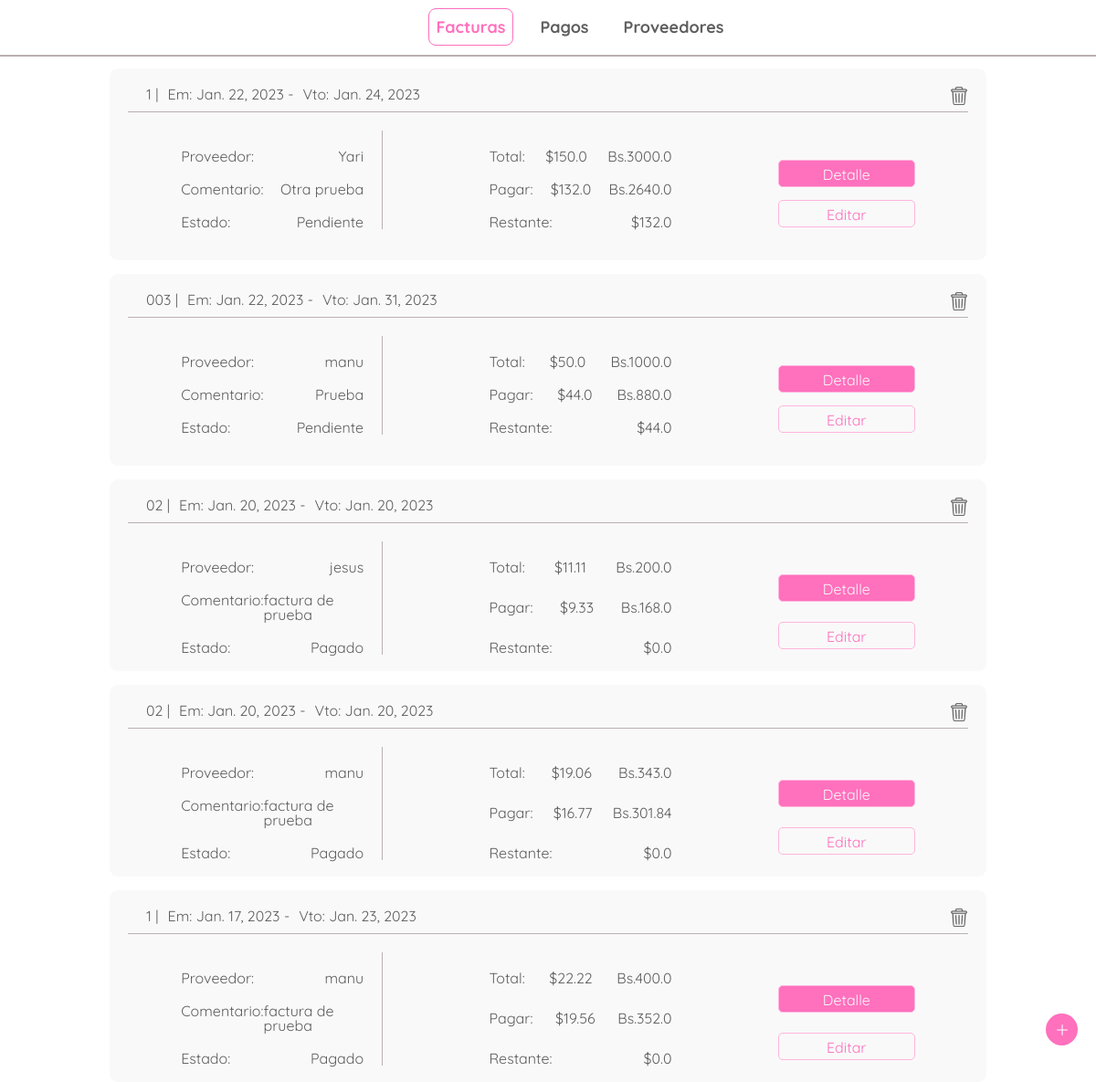
The page / on the database its author committed.
### bills/models.py (models this page shows)
class Bill(models.Model):
    id = HashidAutoField(primary_key=True)
    bill_number = models.CharField(max_length=20,null=False)
    emission_date = models.DateField(default= django.utils.timezone.now)
    due_date = models.DateField(default= django.utils.timezone.now)
    provider = models.ForeignKey(Provider, on_delete=models.CASCADE, null=False)
    total_amount_bs = models.FloatField(default=0)
    sub_total_bs = models.FloatField(default=0)
    tax_bs = models.FloatField(default=0)
    retained_tax_bs = models.FloatField(default=0)
    amount_to_pay_bs = models.FloatField(default=0)
    exchange_rate = models.FloatField(default=0)
    total_amount_dollar = models.FloatField(default=0)
    amount_to_pay_dollar = models.FloatField(default=0)
    paid = models.BooleanField(default='False')
    note = models.CharField(max_length=200, default='')
    rest_to_pay_dollar = models.FloatField(default=0)

### providers/models.py (models this page shows)
class Provider(models.Model):
    id = HashidAutoField(primary_key=True)
    rif = models.CharField(max_length=15)
    name = models.CharField(max_length=70)
    nickname = models.CharField(max_length= 70)
    TAXES = [
        ('0','0% tax retained'),
        ('75','75% tax retained'),
        ('100','100% tax retained'),
    ]
    taxtype = models.CharField(max_length=3, choices=TAXES)
    dollar_debt = models.FloatField(default=0)

### bills/views.py (the view)
# urls.py: path('', views.index, name='index'),
def index(request):
    bills_list = Bill.objects.all().order_by('paid','due_date')
    request = reset_messages(request)
    return render(request, 'bills/index.html',{
        'bills_list': bills_list,
    })

### bills/views.py (called while the page is built)
def reset_messages(request):
    try :
        aux = request.session['message_shown']
    except KeyError:
        request.session['message_shown'] = False
        request.session['message'] = ''
    else:
        if not request.session['message_shown'] :
            request.session['message_shown'] = True
        else:
            request.session['message'] = ''
        return request

### bills/templates/bills/index.html (shortened to what this page needs)
{% extends 'bills/header.html' %}
{% block content %}
{% load static %}
<body>
<div class="bills">
    <div class="bills-container">
        {% for bill in bills_list %}
        <div class="bill-content">
            <div class="bill-head">
                <div class="bill-head-left">
                    <p>{{bill.bill_number}}   |</p>
                    <p>Em: {{bill.emission_date}}  -</p>
                    <p>Vto: {{bill.due_date}}</p>
                </div>
                <div class="bill-head-right">
                    <figure>
                        <a href="{% url 'bills:delete_bill'  bill.id %}">
                            <img src="{% static 'bills/images/trash.png'  %}" alt="trash" class="trash">
                        </a>
                    </figure>
                </div>
            </div>
            <div class="bill-body">
                <div class="bill-body-sub-left">
                    <div class="bill-detail">
                        <p>Proveedor:</p>
                        <p>{{bill.provider.nickname}}</p>
                    </div>
                    <div class="bill-detail">
                        <p>Comentario:</p>
                        <p>{{bill.note}}</p>
                    </div>
                    <div class="bill-detail">
                        <p>Estado:</p>
                        {% if bill.paid %}
                        <p>Pagado</p>
                        {% else %}
                        <p>Pendiente</p>
                        {% endif %}
                    </div>
                </div>
                <div class="bill-body-sub">
                    <div class="bill-detail">
                        <p>Total:</p>
                        <p>${{bill.total_amount_dollar}}</p>
                        <p>Bs.{{bill.total_amount_bs}}</p>
                    </div>
                    <div class="bill-detail">
                        <p>Pagar:</p>
                        <p>${{bill.amount_to_pay_dollar}}</p>
                        <p>Bs.{{bill.amount_to_pay_bs}}</p>
                    </div>
                    <div class="bill-detail">
                        <p>Restante:</p>
                        <p>${{bill.rest_to_pay_dollar}}</p>
                    </div>
                </div>
                <div class="bill-body-buttons">
                    <a href="{% url 'bills:bill_detail'  bill.id %}" class="link-primary-button">Detalle</a>
                    <a href="{% url 'bills:update_bill'  bill.id %}" class="link-secondary-button">Editar</a>
                </div>
            </div>
        </div>
        {% endfor %}
    </div>
    <div class="add">
        <figure class="figure">
            <img src="{% static 'bills/images/plus.png'  %}" alt="new-bill">
        </figure>
    </div>
</div>
</body>
{% endblock %}

### bills/static/bills/css/style.css (style rules this page uses)
:root { --font-color: #5E5E5E; --primary-pink: #FFB5DD; --secondary-pink: #FF70BD; --division: #BAB0B0; --backgorund: #FFFFFF; --white: #f9f9f9; --black: #000000; --sm: 14px; --md: 16px; --lg: 18px; }
body { font-family: 'Quicksand', sans-serif; margin: 0; color: var(--font-color); background: var(--backgorund); }
.bills { width: 100%; height: 100vh; display: grid; place-items: center; position: relative; margin-top: 60px; }
.bills-container { display: grid; grid-template-rows: auto 1fr auto; width: 80%; }
.bill-content, .bill-content-p { display: flex; flex-direction: column; height: 170px; border-radius: 9px; background: var(--white); margin-top: 15px; padding: 20px; }
.bill-head { display: flex; justify-content: space-between; border-bottom: var(--division) 1px solid; margin-bottom: 5px; padding-bottom: 5px; }
.bill-head-left { display: flex; justify-content: space-between; margin-left: 10px; }
.bill-head-left p { margin-left: 10px; }
.bill-head-right figure { margin: 0; }
.bill-head-right figure img { width: 20px; height: 20px; opacity: 60%; }
.bill-body { display: flex; justify-content: space-around; margin-top: 15px; }
.bill-body-sub, .bill-body-sub-p, .bill-body-sub-provider, .bill-body-sub-left, .bill-body-sub-left-p, .bill-body-sub-left-provider { display: flex; flex-direction: column; justify-content: space-between; width: 200px; }
.bill-body-sub-left, .bill-body-sub-left-p, .bill-body-sub-left-provider { border-right: var(--division) 1px solid; padding-right: 20px; }
.bill-detail { display: flex; justify-content: space-between; margin-top: 20px; }
.bill-body-buttons { display: flex; flex-direction: column; justify-content: space-around; margin-top: 20px; width: 150px; }
.bill-body-buttons a { display: block; box-sizing: border-box; height: 30px; text-align: center; padding-top: 7px; margin-top: 10px; border-radius: 5px; border: var(--primary-pink) 1px solid; text-decoration: none; }
.link-primary-button { background: var(--secondary-pink); color: var(--white); }
.link-secondary-button { background: var(--white); color: var(--secondary-pink); }
.add { position: fixed; right: 45px; bottom: 5vh; }
.figure { width: 35px; height: 35px; border-radius: 50%; background: var(--secondary-pink); display: grid; place-items: center; position: fixed; right: 20px; bottom: 5vh; }
.add figure img { width: 12px; height: auto; opacity: 100%; }

### rows shown on the page
Bill: bill_number "1", emission_date "Jan. 22, 2023", due_date "Jan. 24, 2023", provider.nickname "Yari", note "Otra prueba", paid "Pendiente", total_amount_dollar "150.0", total_amount_bs "3000.0", amount_to_pay_dollar "132.0", amount_to_pay_bs "2640.0", rest_to_pay_dollar "132.0"
Bill: bill_number "003", emission_date "Jan. 22, 2023", due_date "Jan. 31, 2023", provider.nickname "manu", note "Prueba", paid "Pendiente", total_amount_dollar "50.0", total_amount_bs "1000.0", amount_to_pay_dollar "44.0", amount_to_pay_bs "880.0", rest_to_pay_dollar "44.0"
Bill: bill_number "02", emission_date "Jan. 20, 2023", due_date "Jan. 20, 2023", provider.nickname "jesus", note "factura de prueba", paid "Pagado", total_amount_dollar "11.11", total_amount_bs "200.0", amount_to_pay_dollar "9.33", amount_to_pay_bs "168.0", rest_to_pay_dollar "0.0"
Bill: bill_number "02", emission_date "Jan. 20, 2023", due_date "Jan. 20, 2023", provider.nickname "manu", note "factura de prueba", paid "Pagado", total_amount_dollar "19.06", total_amount_bs "343.0", amount_to_pay_dollar "16.77", amount_to_pay_bs "301.84", rest_to_pay_dollar "0.0"
Bill: bill_number "1", emission_date "Jan. 17, 2023", due_date "Jan. 23, 2023", provider.nickname "manu", note "factura de prueba", paid "Pagado", total_amount_dollar "22.22", total_amount_bs "400.0", amount_to_pay_dollar "19.56", amount_to_pay_bs "352.0", rest_to_pay_dollar "0.0"
